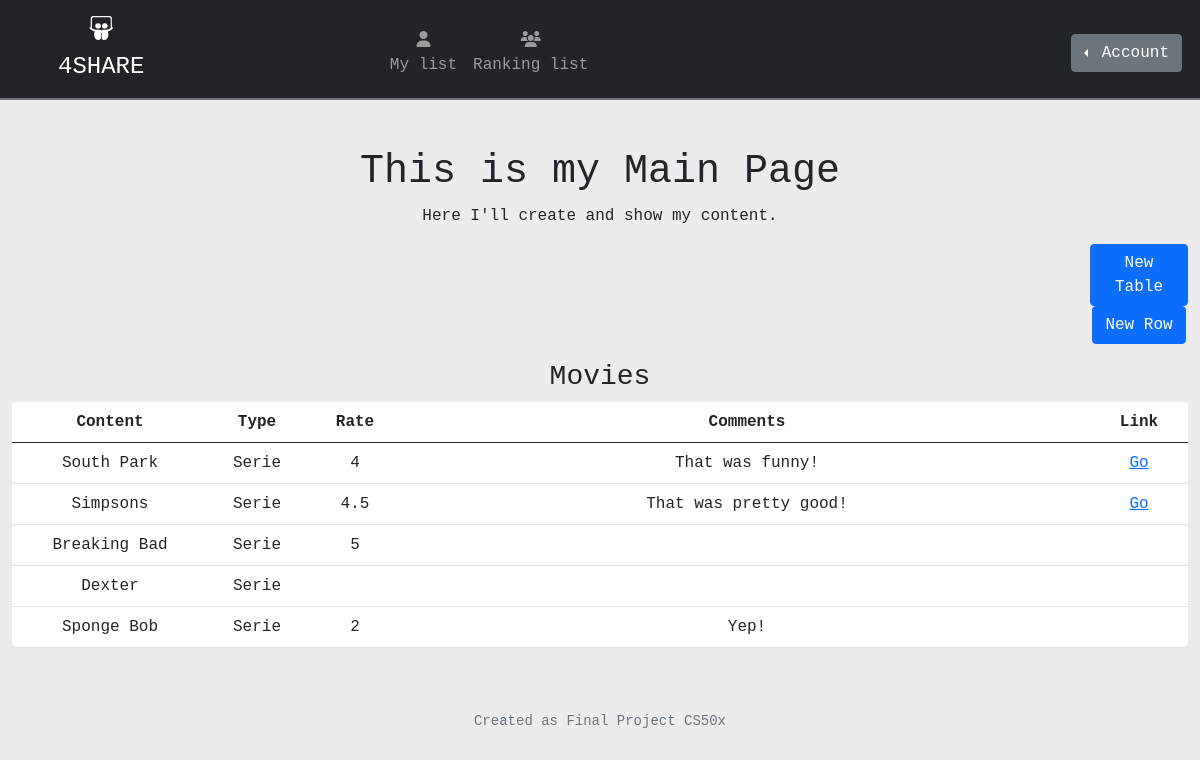
The app's page /mylist (signed in) with its own data.
### tables this page shows
CREATE TABLE tables (id, table_name TEXT NOT NULL, content TEXT NOT NULL, type TEXT, rate INTEGER, comment TEXT, link TEXT, FOREIGN KEY(id) REFERENCES users(id));

### app.py (the view)
@app.route("/mylist", methods=["GET", "POST"])
@login_required
def mylist():
    if request.method == "POST":
        if not request.form.get("content"):
            error = flash("Any content was fill")
            return render_template("mylist.html", error=error)
        elif len(request.form.get("comment")) > 240:
            error = flash("Comment section filled incorrectly")
            return render_template("mylist.html", error=error)
        else:
            if not request.form.get("rate"):
                rate = ""
            else:
                rate = float(request.form.get("rate"))
            table_name = request.form.get("table_name").lower()
            content = request.form.get("content").lower()
            type = request.form.get("type").lower()
            comment = request.form.get("comment").lower()
            link = request.form.get("link").lower()
            id = int(session["user_id"])
            db.execute("INSERT INTO tables (id, table_name, content, type, rate, comment, link) VALUES (?, ?, ?, ?, ?, ?, ?)", id, table_name, content, type, rate, comment, link)
            return redirect("/mylist")
    else:
        if not db.execute("SELECT * FROM tables WHERE id = ?", session["user_id"]):
            return render_template("mylist.html")
        else:
            geral = db.execute("SELECT * FROM tables WHERE id = ?", session["user_id"])
            diff_tables = db.execute("SELECT DISTINCT table_name FROM tables")
            data_list = []
            for row in diff_tables:
                data = db.execute("SELECT * FROM tables WHERE id = ? and table_name = ?", session["user_id"], row["table_name"])
                data_dictionary = {"table_data": data,
                                    "title": row["table_name"]}
                data_list.append(data_dictionary)
            return render_template("mylist.html", data=data_list)

### app.py (called while the page is built)
@app.after_request
def after_request(response):
    response.headers["Cache-Control"] = "no-cache, no-store, must-revalidate"
    response.headers["Expires"] = 0
    response.headers["Pragma"] = "no-cache"
    return response

### helpers.py (called while the page is built)
def login_required(f):
    @wraps(f)
    def decorated_function(*args, **kwargs):
        if session.get("user_id") is None:
            return redirect("/login")
        return f(*args, **kwargs)
    return decorated_function

### templates/mylist.html (shortened to what this page needs)
{% extends "layout.html" %}
{% block main %}
<h1>This is my Main Page</h1>
<p>Here I'll create and show my content.</p>
<div class="col-1 ms-auto my-3">
<button class="btn btn-primary align-end" type="button" id="createTable">New Table</button>
<button class="btn btn-primary align-end" type="button" id="createRow">New Row</button>
</div>
<div class="content">
    {% if data %}
    {% for module in data %}
    <form method="post" action="/mylist">
        <h3><input type="hidden" name="table_name" value="{{ module['title'] }}"></input>{{ module["title"] | capitalize }}</h3>
        <table class="table rounded" id="{{ module['title'] }}">
            <thead>
                <tr>
                    <th onclick="sortTable(0)" scope="col" class="col-2">Content</th>
                    <th onclick="sortTable(1)" scope="col" class="col-1">Type</th>
                    <th onclick="sortTable(2)" scope="col" class="col-1">Rate</th>
                    <th onclick="sortTable(3)" scope="col" class="col-7">Comments</th>
                    <th onclick="sortTable(4)" scope="col" class="col-1">Link</th>
                </tr>
            </thead>
            <tbody>
                {% for row in module["table_data"] %}
                <tr>
                    <td class="align-top">{{ row.content | title }}</td>
                    <td class="align-top">{{ row.type | title }}</td>
                    <td class="align-top">{{ row.rate }}</td>
                    <td class="align-top">{{ row.comment | capitalize }}</td>
                    <td class="align-top"><a target="_blank" href="{{ row.link }}">{% if row.link == "" %}{% else %}Go{% endif %}</a></td>
                </tr>
                {% endfor %}
            </tbody>
        </table>
    </form>
    {% endfor %}
    {% endif %}
</div>
{% endblock %}

### templates/layout.html (shortened to what this page needs)
<!DOCTYPE html>
<html>
    <head lang="en">
        <link href="/static/styles.css" rel="stylesheet">
        <link href="https://cdn.jsdelivr.net/npm/bootstrap@5.0.2/dist/css/bootstrap.min.css" rel="stylesheet">
    </head>
    <body>
        <nav class="navbar bg-dark navbar-dark navbar-expand-md align-middle">
            <div class="container-fluid" style="padding: 0 6px; margin-left: 52px; margin-right: 12px;">
                <a class="navbar-brand me-auto" href="/">
                    <div class="text-center fs-4"><i class="fa-brands fa-slideshare"></i><span class="d-block">4SHARE</span></div></a>
                <div class="collapse navbar-collapse">
                    {% if session["user_id"] %}
                        <ul class="navbar-nav me-auto mt-2 mx-auto">
                            <li class="nav-item"><a href="/mylist" class="nav-link text-center"><i class="mx-auto fa-solid fa-user"></i><span class="d-block">My list</span></a></li>
                            <li class="nav-item"><a href="/ranking" class="nav-link text-center"><i class="fa-solid fa-users"></i><span class="d-block">Ranking list</span></a></li>
                        </ul>
                        <ul class="navbar-nav ms-auto mt-2">
                            <div class="btn-group dropstart">
                                <button class="btn btn-secondary dropdown-toggle" type="button" id="dropdownMenuButton1" data-bs-toggle="dropdown" aria-expanded="false">
                                  Account
                                </button>
                            </div>
                        </ul>
                        {% endif %}
                </div>
            </div>
        </nav>
        <header>
        </header>
        <main class="container-fluid py-5 text-center">
            {% block main %}{% endblock %}
        </main>
        <footer class="mb-3 small text-center text-muted">
            Created as Final Project CS50x
        </footer>
    </body>
</html>

### static/styles.css (style rules this page uses)
:root { --bMainColor: #ececec; --colorErrorBack: #d0d0d0; --colorErrorBorder: #707070; --colorErrorLetter: black; }
* { font-family: monospace, Courier, 'Courier New'; }
html, main, footer { background-color: var(--bMainColor); }
header { background-color: var(--colorErrorBack); color: var(--colorErrorLetter); border: 1px solid var(--colorErrorBorder); width: auto; text-align: center; }
.table { background-color: white; }

### records on screen
tables: content "South Park", type "Serie", rate "4", comment "That was funny!", shows "Go"
tables: content "Simpsons", type "Serie", rate "4.5", comment "That was pretty good!", shows "Go"
tables: content "Breaking Bad", type "Serie", rate "5"
tables: content "Dexter", type "Serie"
tables: content "Sponge Bob", type "Serie", rate "2", comment "Yep!"

### other values on screen
{{ module["title"] | capitalize }} "Movies"
